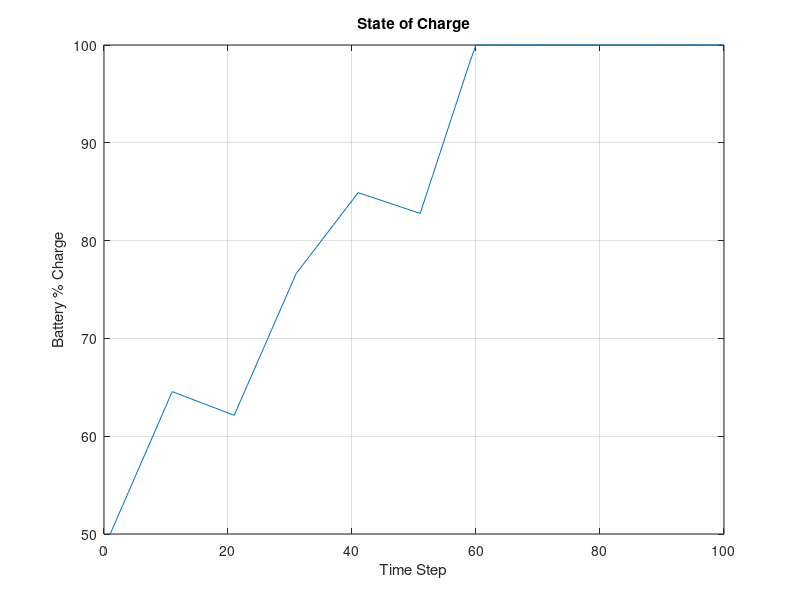
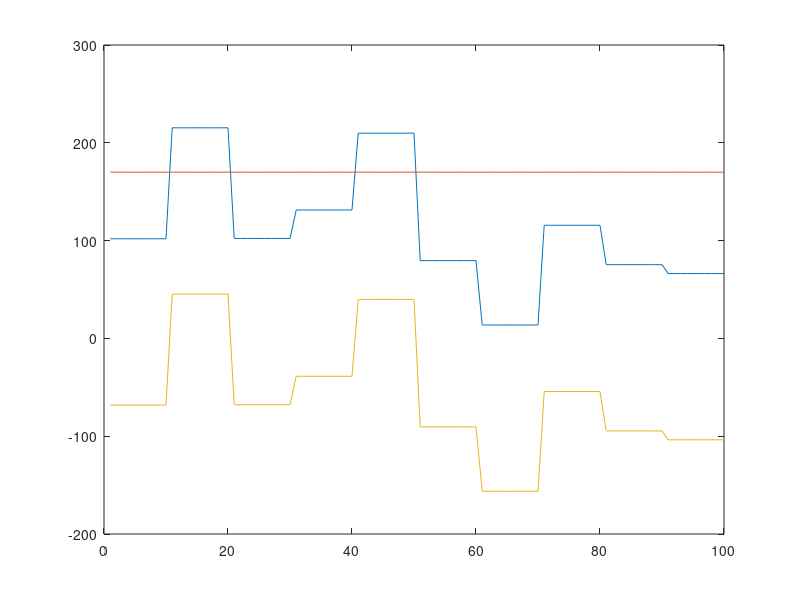

The MATLAB script that drew these images, in order: (Note: this script raises an error after producing the figures.)
%% Series Hybrid Electric Vehicle Supervisory Control Strategy Model

% Control strategy implementation with the objective of maximum efficiency

%% Define ICE Parameters

P_psMax = 170;  % kW
P_psMin = 5;   % kW
P_psOpt = 170;   % kW

%% Define Battery/Motor Parameters

P_ssMax = 288; % kW

SOCu = 0.85;  % Upper SOC Limit
SOCl = 0.45;  % Lower SOC Limit

SOC_initial = 0.5;

GenCon_Efficiency = 0.4; % Ratio of generator output into battery charge

% BatWght = 250; % kg
% BatEnrgyDensity = 160; % Wh/kg
BatCapacity = 52000; %BatWght * BatEnrgyDensity; %Wh
BatCapacity_kWs = (BatCapacity*60*60)/1000;      %kWs

%% OPSS Control Strategy

% Generate Demand Signal
Prand = rand(1,10);
Pdemand = zeros(1,100);

for i = 10:10:100
    Pdemand(i) = Prand(i/10);
end

while nnz(Pdemand) ~= length(Pdemand)
    for i = 1:length(Pdemand)
        if Pdemand(i) ~= 0 && Pdemand(i-1) == 0
            Pdemand(i-1) = Pdemand(i);
        end
    end
end
Psignal = Pdemand .* (P_ssMax); % Power Demand kW

% Initialise SOC and Power Output Arrays
SOC = [SOC_initial,zeros(1,length(Psignal)-1)];

P_PS = zeros(1,length(Psignal));
P_SS = zeros(1,length(Psignal));

% Define charging/discharging rates

timePerStep = 100; % seconds between each Psignal input val

% Loop over Psignal and Calculate Power Split
for i = 1:length(Psignal)
    if SOC(i) >= 1
        SOC(i) = 1;
    elseif SOC(i) <= 0
        SOC(i) = 0;
    end
    if SOC(i) <= SOCl 
        if Psignal(i) > P_psMax
            P_PS(i) = P_psMax;
        elseif Psignal(i) < P_psOpt
            P_PS(i) = P_psOpt;
            P_SS(i) = Psignal(i) - P_PS(i);
        else
            P_PS(i) = Psignal(i);
            P_SS(i) = 0;
        end
    elseif SOC(i) > SOCl && SOC(i) < SOCu
        if Psignal(i) > P_psMin && Psignal(i) < P_ssMax + P_psOpt
            P_PS(i) = P_psOpt;
            P_SS(i) = Psignal(i) - P_PS(i);
        elseif Psignal(i) > P_ssMax + P_psOpt
            P_SS(i) = P_ssMax;
            P_PS(i) = Psignal(i) - P_SS(i);
        end
    elseif SOC(i) >= SOCu
        if Psignal(i) > P_ssMax
            P_SS(i) = P_ssMax;
            P_PS(i) = Psignal(i) - P_SS(i);
        else
            P_PS(i) = P_psOpt;
            P_SS(i) = Psignal(i) - P_PS(i);
        end
    end    
    if P_SS(i) <= 0
        SOC(i+1) = SOC(i) + (-1*(P_SS(i) * GenCon_Efficiency)*timePerStep)/BatCapacity_kWs;
    else
        SOC(i+1) = SOC(i) - (0.1*P_SS(i)*timePerStep)/BatCapacity_kWs; 
    end

end

% Remove extra SOC value
SOC(end) = [];

% Calculate Power Share Factor u
u = P_PS ./ Psignal; % Ratio of power demand delivered by ICE.

%% Plot Results

iterations = 1:length(Psignal);

figure(1)
plot(iterations,SOC.*100)
grid on
title('State of Charge')
xlabel('Time Step')
ylabel('Battery % Charge')

figure(2)
plot(iterations,Psignal)
hold on
plot(iterations,P_PS)
plot(iterations,P_SS)
yline(P_psOpt,"k:")
yline(0,"k--")
hold off
title('Power Delivery')
xlabel('Time Step')
ylabel('Power (kW)')
legend('Demand', 'ICE Delivery', 'Battery Delivery')

figure(3)
plot(iterations,u)
hold on
yline(1,"k:")
hold off
grid on
title('Ratio of Power Demand Delivered by ICE')
xlabel('Time Step')
ylabel('Power Share Factor u')
